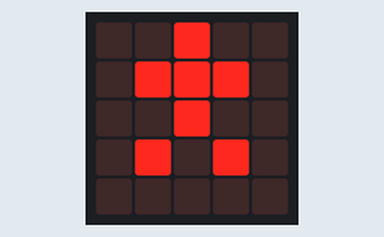
This program was run on a simulated BBC micro:bit (MakeCode). On the bench: the board's 5×5 LED display.

Above: at 0.1 s.
At 0.6 s:
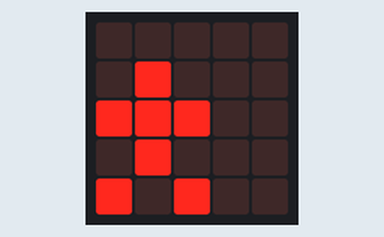

The program:

main.ts
```typescript
while (true) {
    basic.plotLeds(`
    . . # . .
    . # # # .
    . . # . .
    . # . # .
    . . . . .
    `)
    basic.pause(500)
    basic.plotLeds(`
    . . . . .
    . # . . .
    # # # . .
    . # . . .
    # . # . .
    `)
    basic.pause(500)
}
basic.plotLeds(`
        . . # . .
        . # # # .
        . . # . .
        . # . # .
        . . . . .
        `)
basic.pause(500)
basic.plotLeds(`
       . . . . .
       . . . # .
       . . # # #
       . . . # .
        . . # . #
        `)
basic.pause(500)
```

test.ts
```typescript
// aquí va el archivo "tests"; esto no se compilará cuando este paquete se utilice como una extensión.
```

Measured:
- what the display in image 1 shows lasts 0.5 s, from 0.5 s to 1.0 s
